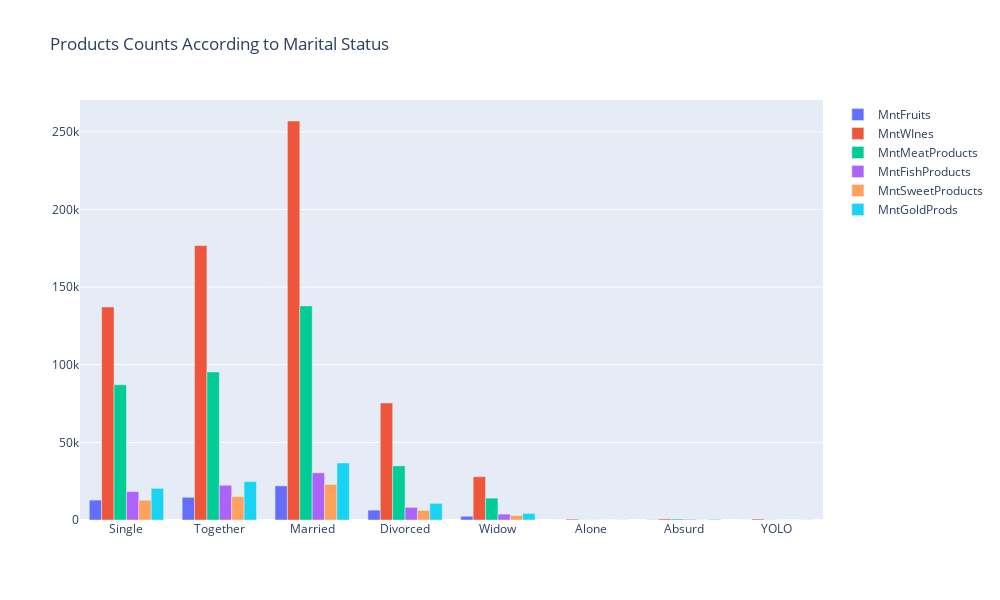

Notebook source saved alongside this figure:
### Markdown cell above
### Multivariate analysis

Let us compare amount of products bought with their customer marital status. The aim is to identify which group bought which product

### Code cell
# Marital_Status
marital_status = df["Marital_Status"].unique()

mnt_fruits = []
mnt_wines = []
mnt_meat_products = []
mnt_fish_products = []
mnt_sweet_products = []
mnt_gold_prods = []

for status in marital_status:
    mnt_fruits.append(df[df['Marital_Status'] == status]['MntFruits'].sum())
    mnt_wines.append(df[df['Marital_Status'] == status]['MntWines'].sum())
    mnt_meat_products.append(df[df['Marital_Status'] == status]['MntMeatProducts'].sum())
    mnt_fish_products.append(df[df['Marital_Status'] == status]['MntFishProducts'].sum())
    mnt_sweet_products.append(df[df['Marital_Status'] == status]['MntSweetProducts'].sum())
    mnt_gold_prods.append(df[df['Marital_Status'] == status]['MntGoldProds'].sum())
    
fig = go.Figure(data=[
    go.Bar(name='MntFruits', x=marital_status, y=mnt_fruits),
    go.Bar(name='MntWInes', x=marital_status, y=mnt_wines),
    go.Bar(name='MntMeatProducts', x=marital_status, y=mnt_meat_products),
    go.Bar(name='MntFishProducts', x=marital_status, y=mnt_fish_products),
    go.Bar(name='MntSweetProducts', x=marital_status, y=mnt_sweet_products),
    go.Bar(name='MntGoldProds', x=marital_status, y=mnt_gold_prods),
])

fig.update_layout(
    barmode='group',
    title='Products Counts According to Marital Status',
    height=600,
    width=1000
)
fig.show()

### Figure 1 — Plotly figure (JSON) as saved in the notebook; plotly's stock layout.template omitted (floating-point values rounded to 4 significant figures)
{"data": [{"name": "MntFruits", "type": "bar", "x": ["Single", "Together", "Married", "Divorced", "Widow", "Alone", "Absurd", "YOLO"], "y": [12840, 14612, 21981, 6363, 2422, 12, 169, 6]}, {"name": "MntWInes", "type": "bar", "x": ["Single", "Together", "Married", "Divorced", "Widow", "Alone", "Absurd", "YOLO"], "y": [137217, 176715, 256976, 75364, 27902, 554, 711, 644]}, {"name": "MntMeatProducts", "type": "bar", "x": ["Single", "Together", "Married", "Divorced", "Widow", "Alone", "Absurd", "YOLO"], "y": [87064, 95374, 137888, 34848, 14085, 79, 625, 100]}, {"name": "MntFishProducts", "type": "bar", "x": ["Single", "Together", "Married", "Divorced", "Widow", "Alone", "Absurd", "YOLO"], "y": [18262, 22383, 30395, 8130, 3793, 23, 411, 8]}, {"name": "MntSweetProducts", "type": "bar", "x": ["Single", "Together", "Married", "Divorced", "Widow", "Alone", "Absurd", "YOLO"], "y": [12751, 15031, 22926, 6222, 2878, 21, 61, 6]}, {"name": "MntGoldProds", "type": "bar", "x": ["Single", "Together", "Married", "Divorced", "Widow", "Alone", "Absurd", "YOLO"], "y": [20397, 24754, 36719, 10739, 4245, 81, 408, 84]}], "layout": {"barmode": "group", "height": 600, "title": {"text": "Products Counts According to Marital Status"}, "width": 1000}}
